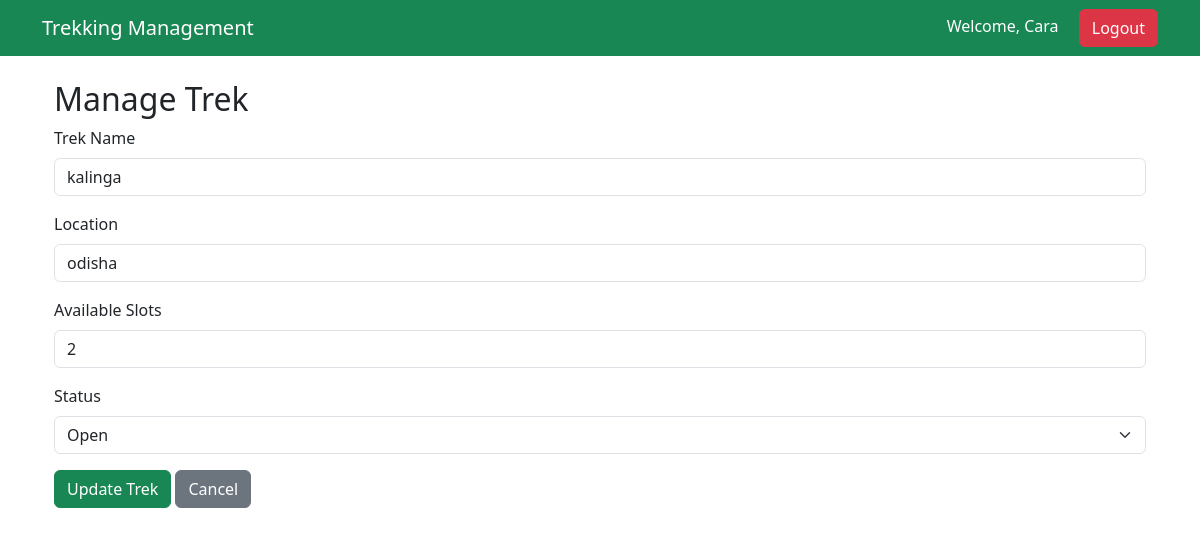
The page /staff/manage-trek/1 (signed in) on the database its author committed.
### models.py (models this page shows)
class User(UserMixin, db.Model):
    __tablename__ = "users"
    id = db.Column(db.Integer, primary_key=True)
    name = db.Column(db.String(100), nullable=False)
    email = db.Column(db.String(120), unique=True, nullable=False)
    password = db.Column(db.String(200), nullable=False)
    role = db.Column(db.String(20), nullable=False)
    status = db.Column(db.String(20), default="pending")
    contact = db.Column(db.String(20))

class Trek(db.Model):
    __tablename__ = "treks"
    id = db.Column(db.Integer, primary_key=True)
    name = db.Column(db.String(100), nullable=False)
    location = db.Column(db.String(100))
    difficulty = db.Column(db.String(30))
    duration = db.Column(db.Integer)
    available_slots = db.Column(db.Integer)
    status = db.Column(db.String(20), default="Open")
    start_date = db.Column(db.Date)
    end_date = db.Column(db.Date)
    description = db.Column(db.Text)
    staff_id = db.Column(
        db.Integer,
        db.ForeignKey("users.id")
    )

### routes/staff.py (the view)
@staff.route("/manage-trek/<int:trek_id>", methods=["GET", "POST"])
@login_required
def manage_trek(trek_id):
    if current_user.role != "staff":
        return "Access Denied"
    trek = Trek.query.get_or_404(trek_id)
    if trek.staff_id != current_user.id:
        return "Access Denied"
    if request.method == "POST":
        trek.available_slots = int(request.form["available_slots"])
        trek.status = request.form["status"]
        db.session.commit()
        flash("Trek updated successfully!")
        return redirect(url_for("staff.assigned_treks"))
    return render_template(
        "staff/manage_trek.html",
        trek=trek
    )

### app.py (called while the page is built)
@login_manager.user_loader
def load_user(user_id):
    return User.query.get(int(user_id))

### templates/staff/manage_trek.html (shortened to what this page needs)
{% extends "base.html" %}
{% block content %}
<div class="container mt-4">
    <h2>Manage Trek</h2>
    <form method="POST">
        <div class="mb-3">
            <label class="form-label">Trek Name</label>
            <input type="text"
                   class="form-control"
                   value="{{ trek.name }}"
                   readonly>
        </div>
        <div class="mb-3">
            <label class="form-label">Location</label>
            <input type="text"
                   class="form-control"
                   value="{{ trek.location }}"
                   readonly>
        </div>
        <div class="mb-3">
            <label class="form-label">Available Slots</label>
            <input type="number"
                   name="available_slots"
                   value="{{ trek.available_slots }}"
                   class="form-control"
                   required>
        </div>
        <div class="mb-3">
            <label class="form-label">Status</label>
            <select name="status" class="form-select">
                <option value="Open"
                    {% if trek.status == "Open" %}selected{% endif %}>
                    Open
                </option>
            </select>
        </div>
        <button type="submit" class="btn btn-success">
            Update Trek
        </button>
        <a href="{{ url_for('staff.assigned_treks') }}"
           class="btn btn-secondary">
            Cancel
        </a>
    </form>
</div>
{% endblock %}

### templates/base.html (shortened to what this page needs)
<!DOCTYPE html>
<html>
<head>
    <link href="https://cdn.jsdelivr.net/npm/bootstrap@5.3.3/dist/css/bootstrap.min.css"
          rel="stylesheet">
</head>
<body>
<nav class="navbar navbar-expand-lg navbar-dark bg-success">
    <div class="container">
        <a class="navbar-brand" href="{{ url_for('home') }}">
            Trekking Management
        </a>
        <div class="ms-auto">
            {% if current_user.is_authenticated %}
                <span class="text-white me-3">
                    Welcome, {{ current_user.name }}
                </span>
                <a href="{{ url_for('auth.logout') }}" class="btn btn-danger">
                    Logout
                </a>
            {% endif %}
        </div>
    </div>
</nav>
<div class="container mt-4">
{% block content %}
{% endblock %}
</div>
</body>
</html>

### rows shown on the page
User: name "Cara"
Trek: name "kalinga", location "odisha", available_slots "2", status "Open"
